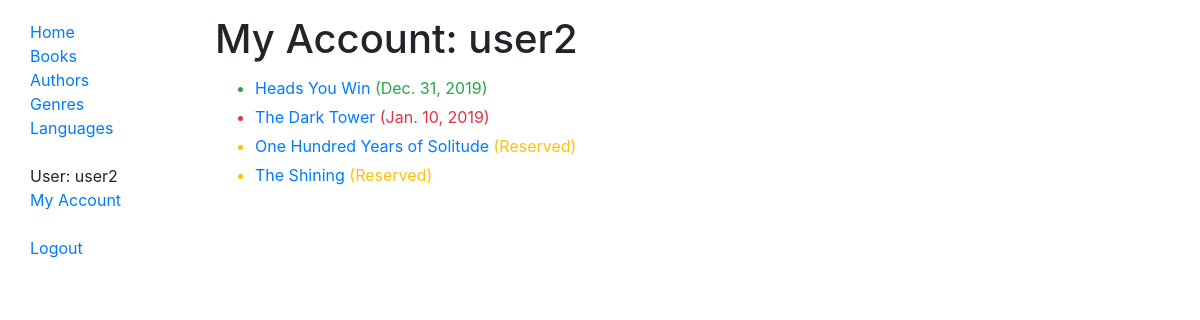
Page /catalog/mybooks/ (signed in) on the committed database.
### catalog/models.py (models this page shows, shortened)
class BookInstance(models.Model):
    id = models.UUIDField(primary_key=True, default=uuid.uuid4, help_text='Unique ID for this specific book')
    book = models.ForeignKey('Book', on_delete=models.SET_NULL, null=True)
    due_back = models.DateField(null=True, blank=True)
    LOAN_STATUS = (
        ('m', 'Maintenance'),
        ('o', 'On loan'),
        ('a', 'Available'),
        ('r', 'Reserved'),
    )
    status = models.CharField(
        max_length=1,
        choices=LOAN_STATUS,
        blank=True,
        default='m',
        help_text='Book availability',
    )
    borrower = models.ForeignKey(User, on_delete=models.SET_NULL, null=True, blank=True)
    @property
    def is_overdue(self):
        if self.due_back and date.today() > self.due_back:
            return True
        return False
    class Meta:
        ordering = ['book', 'status']

class Book(models.Model):
    title = models.CharField(max_length=200)
    author = models.ForeignKey('Author', on_delete=models.SET_NULL, null=True)
    summary = models.TextField(max_length=1000, help_text='Enter a brief description of the book')
    isbn = models.CharField('ISBN', max_length=13, help_text='13 Character <a href="https://www.isbn-international.org/content/what-isbn">ISBN number</a>')
    language = models.ForeignKey(Language, on_delete=models.SET_NULL, null=True)
    genre = models.ManyToManyField(Genre, help_text='Select a genre for this book')
    class Meta:
        ordering = ['title', 'language']
    def display_genre(self):
        """Create a string for the Genre. This is required to display genre in Admin."""
        return ', '.join(genre.name for genre in self.genre.all()[:5])
    display_genre.short_description = 'Genre'

### catalog/views.py (the view)
# urls.py: path('mybooks/', views.LoanedBooksByUserListView.as_view(), name='my-borrowed'),
class LoanedBooksByUserListView(LoginRequiredMixin, generic.ListView):
    model = BookInstance
    template_name ='catalog/bookinstance_list_borrowed_user.html'
    paginate_by = 10
    def get_queryset(self):
        return BookInstance.objects.filter(borrower=self.request.user).order_by('status')

### catalog/templates/catalog/bookinstance_list_borrowed_user.html (shortened to what this page needs)
{% extends "base_generic.html" %}
{% block content %}
  <h1 style="padding-top: 15px">My Account: {{ user.get_username }}</h1>
  {% if bookinstance_list %}
  <ul>
    {% for bookinst in bookinstance_list %}
    <li style="padding-top: 5px" class="{% if bookinst.is_overdue %}text-danger{% elif bookinst.status == 'r' %}text-warning{% elif not bookinst.is_overdue and bookinst.status == 'o' %}text-success{% endif %}">
      {% if bookinst.status == 'o' %}
      <a href="{% url 'book-detail' bookinst.book.pk %}">{{bookinst.book.title}}</a> ({{ bookinst.due_back }})
      {% elif bookinst.status == 'r' %}
      <a href="{% url 'book-detail' bookinst.book.pk %}">{{bookinst.book.title}}</a> (Reserved)
      {% endif %}
    </li>
    {% endfor %}
  </ul>
  {% else %}
    <p>There are no books borrowed or reserved by you.</p>
  {% endif %}
{% endblock %}

### catalog/templates/base_generic.html (shortened to what this page needs)
<!DOCTYPE html>
<html>
<head>
	<link rel="stylesheet" type="text/css" href="https://stackpath.bootstrapcdn.com/bootstrap/4.1.3/css/bootstrap.min.css">
	  {% load static %}
	  <link rel="stylesheet" href="{% static 'css/styles.css' %}">
</head>
<body>
  <div class="container-fluid">
    <div class="row">
      <div class="col-sm-2">
      {% block sidebar %}
        <ul class="sidebar-nav">
          <li><a href="{% url 'index' %}">Home</a></li>
          <li><a href="{% url 'books' %}">Books</a></li>
          <li><a href="{% url 'authors' %}">Authors</a></li>
          <li><a href="{% url 'genres' %}">Genres</a></li>
          <li><a href="{% url 'languages' %}">Languages</a></li>
          <br>
          {% if user.is_authenticated %}
            {% if not user.is_staff %}
            <li>User: {{ user.get_username }}</li>
            <li><a href="{% url 'my-borrowed' %}">My Account</a></li>
            {% elif user.is_staff or user.is_superuser %}
            <li><a href="{% url 'book-create' %}">Create</a></li>
            <li><a href="">Update</a></li>
            <li><a href="">Delete</a></li>
            {% endif %}
            <br>
            <li><a href="{% url 'logout'%}">Logout</a></li>
            {% else %}
            <li><a href="{% url 'login'%}?next={{request.path}}">Login</a></li>
            {% endif %}
          </ul>
     {% endblock %}
      </div>
      <div class="col-sm-10">{% block content %}{% endblock %}
      </div>
    </div>
  </div>
</body>
</html>

### catalog/static/css/styles.css (style rules this page uses)
.sidebar-nav { margin-top: 20px; padding-left: 15px; list-style: none; }

### rows in the picture
BookInstance: book "Heads You Win", due_back "Dec. 31, 2019"
BookInstance: book "The Dark Tower", due_back "Jan. 10, 2019"
BookInstance: book "One Hundred Years of Solitude"
BookInstance: book "The Shining"

### other values in the picture
{{ user.get_username }} "user2"
